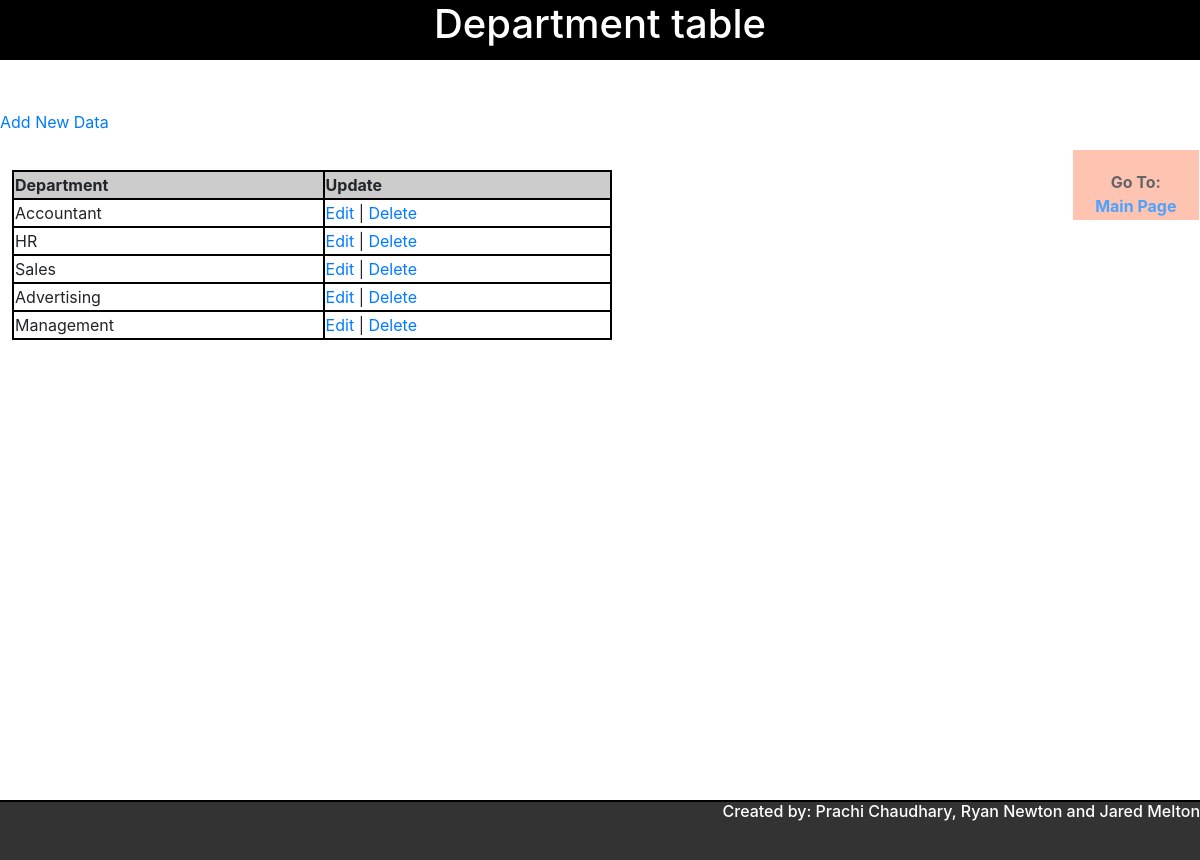
The page /Department_table/index.php on the database its author committed.
### tables this page shows
CREATE TABLE `Department` (
  `Department_ID` int(11) NOT NULL AUTO_INCREMENT,
  `Department` varchar(20) DEFAULT NULL,
  PRIMARY KEY (`Department_ID`)
);

### Department_table/index.php (the view, shortened to what this page needs)
<!DOCTYPE html>
<html lang="en">
<head>
  <link rel='stylesheet' href='https://cdnjs.cloudflare.com/ajax/libs/twitter-bootstrap/4.1.3/css/bootstrap.min.css'>
      <link rel="stylesheet" href="department.css">
</head>
<body>
	<div id="header">
	<h1>Department table</h1>
	</div>
	<div id="content">
			<div id="floating_div">
			  Go To:
			  <p id="design"><a href="../index.php">Main Page</a> </p>
			</div>
	<a href="add.html">Add New Data</a><br/><br/>
	<table width='50%' border=0>
	<tr bgcolor='#CCCCCC'>
		<td style="font-weight:bold;font-align:center;">Department</td>
		<td style="font-weight:bold;font-align:center;">Update</td>
	</tr>
	<?php
	include_once("../config.php");
	$result = mysqli_query($mysqli, "SELECT * FROM Department");
	while($res = mysqli_fetch_array($result)) {
		echo "<tr>";
		echo "<td>".$res['Department']."</td>";
		echo "<td><a href=\"edit.php?id=$res[Department_ID]\">Edit</a> | <a href=\"delete.php?id=$res[Department_ID]\" onClick=\"return confirm('Are you sure you want to delete?')\">Delete</a></td>";
	}
	?>
	</table>
	</div>
	<div id="footer">
	 <h6>Created by: Prachi Chaudhary, Ryan Newton and Jared Melton </h6>
		</div>
</body>
</html>

### Department_table/department.css (style rules this page uses)
body { width: 100%; margin: 0 auto; background-image: url(https://images.unsplash.com/photo-1529236183275-4fdcf2bc987e?ixlib=rb-1.2.1&q=85&fm=jpg&crop=entropy&cs=srgb&ixid=eyJhcHBfaWQiOjE0NTg5fQ); height:auto; }
#header { border-bottom:2px solid black; background-color:#000; color:white; height:60px; position:fixed; width:100%; }
h1 { text-align: center; }
#content { padding-top:110px; height: 800px; }
#floating_div { position:fixed; right:0.1%; background-color:#FFAB91; height:70px; width:126px; font-weight:bold; opacity:0.7; top:150px; text-align: center; padding-top: 20px; }
table { border:2px black solid; margin:1%; }
tr { border-bottom: 2px black solid; border-right:2px black solid; }
td { border:2px black solid; }
#footer { height:60px; border-top: 2px solid black; text-align: right; color:white; background-color:#333; }

### rows shown on the page
department: Department "Accountant"
department: Department "HR"
department: Department "Sales"
department: Department "Advertising"
department: Department "Management"
